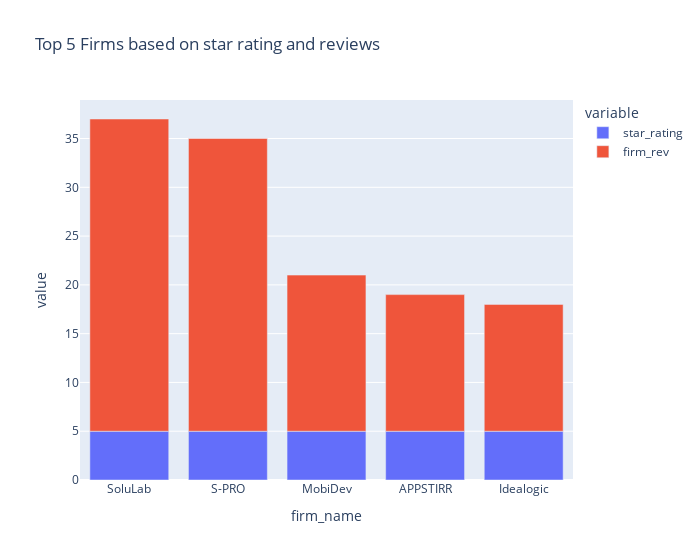

The cell this chart's notebook holds for it:
### Markdown cell above
From the distribution above, more than 50 firms has a review between 0 -1.

### Code cell
top5_str_rev = all_df.sort_values(by=['star_rating', 'firm_rev'], ascending=False)[:5]
px.bar(top5_str_rev, 'firm_name', ['star_rating', 'firm_rev'], width=700, title='Top 5 Firms based on star rating and reviews')

### Figure 1 — Plotly figure (JSON) as saved in the notebook; plotly's stock layout.template omitted (floating-point values rounded to 4 significant figures)
{"data": [{"alignmentgroup": "True", "hovertemplate": "variable=star_rating<br>firm_name=%{x}<br>value=%{y}<extra></extra>", "legendgroup": "star_rating", "marker": {"color": "#636efa", "pattern": {"shape": ""}}, "name": "star_rating", "offsetgroup": "star_rating", "orientation": "v", "showlegend": true, "textposition": "auto", "type": "bar", "x": ["SoluLab", "S-PRO", "MobiDev", "APPSTIRR", "Idealogic"], "xaxis": "x", "y": [5, 5, 5, 5, 5], "yaxis": "y"}, {"alignmentgroup": "True", "hovertemplate": "variable=firm_rev<br>firm_name=%{x}<br>value=%{y}<extra></extra>", "legendgroup": "firm_rev", "marker": {"color": "#EF553B", "pattern": {"shape": ""}}, "name": "firm_rev", "offsetgroup": "firm_rev", "orientation": "v", "showlegend": true, "textposition": "auto", "type": "bar", "x": ["SoluLab", "S-PRO", "MobiDev", "APPSTIRR", "Idealogic"], "xaxis": "x", "y": [32, 30, 16, 14, 13], "yaxis": "y"}], "layout": {"barmode": "relative", "legend": {"title": {"text": "variable"}, "tracegroupgap": 0}, "title": {"text": "Top 5 Firms based on star rating and reviews"}, "width": 700, "xaxis": {"anchor": "y", "domain": [0, 1], "title": {"text": "firm_name"}}, "yaxis": {"anchor": "x", "domain": [0, 1], "title": {"text": "value"}}}}
